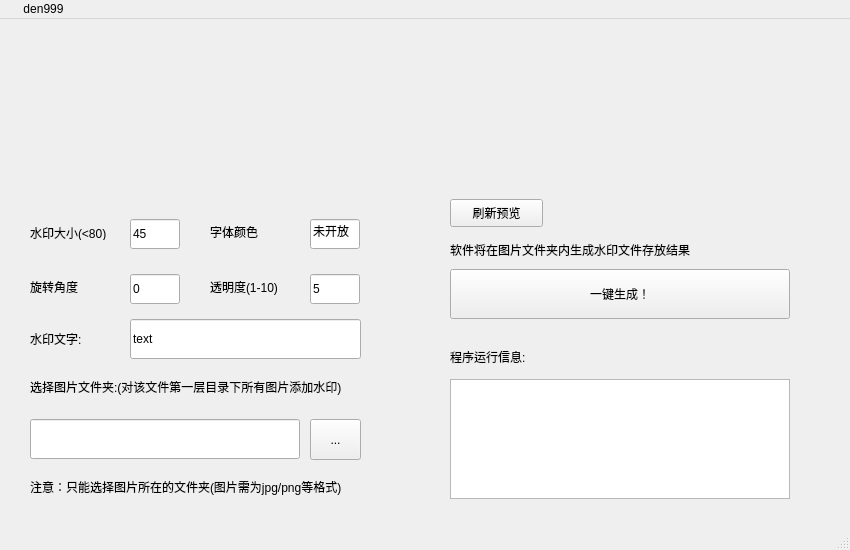
<?xml version="1.0" encoding="UTF-8"?>
<ui version="4.0">
 <class>MainWindow</class>
 <widget class="QMainWindow" name="MainWindow">
  <property name="geometry">
   <rect>
    <x>0</x>
    <y>0</y>
    <width>850</width>
    <height>550</height>
   </rect>
  </property>
  <property name="windowTitle">
   <string>MainWindow</string>
  </property>
  <widget class="QWidget" name="centralwidget">
   <widget class="QLineEdit" name="lineEdit">
    <property name="geometry">
     <rect>
      <x>130</x>
      <y>300</y>
      <width>231</width>
      <height>40</height>
     </rect>
    </property>
    <property name="whatsThis">
     <string/>
    </property>
    <property name="text">
     <string>text</string>
    </property>
   </widget>
   <widget class="QLabel" name="label">
    <property name="geometry">
     <rect>
      <x>30</x>
      <y>310</y>
      <width>70</width>
      <height>20</height>
     </rect>
    </property>
    <property name="baseSize">
     <size>
      <width>0</width>
      <height>0</height>
     </size>
    </property>
    <property name="text">
     <string>水印文字:</string>
    </property>
   </widget>
   <widget class="QLineEdit" name="lineEdit_2">
    <property name="geometry">
     <rect>
      <x>130</x>
      <y>200</y>
      <width>50</width>
      <height>30</height>
     </rect>
    </property>
    <property name="text">
     <string>45</string>
    </property>
   </widget>
   <widget class="QLabel" name="label_2">
    <property name="geometry">
     <rect>
      <x>30</x>
      <y>205</y>
      <width>101</width>
      <height>16</height>
     </rect>
    </property>
    <property name="text">
     <string>水印大小(&lt;80)</string>
    </property>
   </widget>
   <widget class="QLineEdit" name="lineEdit_3">
    <property name="geometry">
     <rect>
      <x>130</x>
      <y>255</y>
      <width>50</width>
      <height>30</height>
     </rect>
    </property>
    <property name="text">
     <string>0</string>
    </property>
   </widget>
   <widget class="QLabel" name="label_3">
    <property name="geometry">
     <rect>
      <x>30</x>
      <y>260</y>
      <width>68</width>
      <height>15</height>
     </rect>
    </property>
    <property name="text">
     <string>旋转角度</string>
    </property>
   </widget>
   <widget class="QLabel" name="label_4">
    <property name="geometry">
     <rect>
      <x>30</x>
      <y>360</y>
      <width>421</width>
      <height>16</height>
     </rect>
    </property>
    <property name="text">
     <string>选择图片文件夹:(对该文件第一层目录下所有图片添加水印)</string>
    </property>
   </widget>
   <widget class="QToolButton" name="toolButton">
    <property name="geometry">
     <rect>
      <x>310</x>
      <y>400</y>
      <width>51</width>
      <height>41</height>
     </rect>
    </property>
    <property name="text">
     <string>...</string>
    </property>
   </widget>
   <widget class="QLabel" name="label_5">
    <property name="geometry">
     <rect>
      <x>30</x>
      <y>460</y>
      <width>411</width>
      <height>16</height>
     </rect>
    </property>
    <property name="text">
     <string>注意：只能选择图片所在的文件夹(图片需为jpg/png等格式)</string>
    </property>
   </widget>
   <widget class="QLineEdit" name="lineEdit_4">
    <property name="geometry">
     <rect>
      <x>310</x>
      <y>200</y>
      <width>50</width>
      <height>30</height>
     </rect>
    </property>
    <property name="text">
     <string>未开放</string>
    </property>
   </widget>
   <widget class="QLabel" name="label_6">
    <property name="geometry">
     <rect>
      <x>210</x>
      <y>260</y>
      <width>91</width>
      <height>16</height>
     </rect>
    </property>
    <property name="text">
     <string>透明度(1-10)</string>
    </property>
   </widget>
   <widget class="QLabel" name="label_7">
    <property name="geometry">
     <rect>
      <x>210</x>
      <y>205</y>
      <width>68</width>
      <height>15</height>
     </rect>
    </property>
    <property name="text">
     <string>字体颜色</string>
    </property>
   </widget>
   <widget class="QLineEdit" name="lineEdit_5">
    <property name="geometry">
     <rect>
      <x>310</x>
      <y>255</y>
      <width>50</width>
      <height>30</height>
     </rect>
    </property>
    <property name="text">
     <string>5</string>
    </property>
   </widget>
   <widget class="QTextBrowser" name="textBrowser">
    <property name="geometry">
     <rect>
      <x>450</x>
      <y>360</y>
      <width>340</width>
      <height>120</height>
     </rect>
    </property>
   </widget>
   <widget class="QLabel" name="label_8">
    <property name="geometry">
     <rect>
      <x>450</x>
      <y>330</y>
      <width>111</width>
      <height>16</height>
     </rect>
    </property>
    <property name="text">
     <string>程序运行信息:</string>
    </property>
   </widget>
   <widget class="QLabel" name="label_9">
    <property name="geometry">
     <rect>
      <x>450</x>
      <y>40</y>
      <width>340</width>
      <height>120</height>
     </rect>
    </property>
    <property name="styleSheet">
     <string notr="true">background-image:url(‘C:/Users/den999/Desktop/水印1.0/chat/111.PNG’);</string>
    </property>
    <property name="text">
     <string/>
    </property>
   </widget>
   <widget class="QPushButton" name="pushButton">
    <property name="geometry">
     <rect>
      <x>450</x>
      <y>180</y>
      <width>93</width>
      <height>28</height>
     </rect>
    </property>
    <property name="text">
     <string>刷新预览</string>
    </property>
   </widget>
   <widget class="QPushButton" name="pushButton_2">
    <property name="geometry">
     <rect>
      <x>450</x>
      <y>250</y>
      <width>340</width>
      <height>50</height>
     </rect>
    </property>
    <property name="text">
     <string>一键生成！</string>
    </property>
   </widget>
   <widget class="QLineEdit" name="lineEdit_6">
    <property name="geometry">
     <rect>
      <x>30</x>
      <y>400</y>
      <width>270</width>
      <height>40</height>
     </rect>
    </property>
   </widget>
   <widget class="QLabel" name="label_10">
    <property name="geometry">
     <rect>
      <x>450</x>
      <y>220</y>
      <width>371</width>
      <height>21</height>
     </rect>
    </property>
    <property name="text">
     <string>软件将在图片文件夹内生成水印文件存放结果</string>
    </property>
   </widget>
   <widget class="QLabel" name="label_11">
    <property name="geometry">
     <rect>
      <x>40</x>
      <y>70</y>
      <width>310</width>
      <height>70</height>
     </rect>
    </property>
    <property name="styleSheet">
     <string notr="true"/>
    </property>
    <property name="text">
     <string/>
    </property>
   </widget>
  </widget>
  <widget class="QMenuBar" name="menubar">
   <property name="geometry">
    <rect>
     <x>0</x>
     <y>0</y>
     <width>850</width>
     <height>26</height>
    </rect>
   </property>
   <widget class="QMenu" name="menu">
    <property name="title">
     <string/>
    </property>
   </widget>
   <widget class="QMenu" name="menuden999">
    <property name="title">
     <string>den999</string>
    </property>
    <addaction name="separator"/>
   </widget>
   <widget class="QMenu" name="menu_2">
    <property name="title">
     <string/>
    </property>
   </widget>
   <widget class="QMenu" name="menu_3">
    <property name="title">
     <string/>
    </property>
   </widget>
   <widget class="QMenu" name="menu_4">
    <property name="title">
     <string/>
    </property>
   </widget>
   <widget class="QMenu" name="menu_5">
    <property name="title">
     <string/>
    </property>
   </widget>
   <widget class="QMenu" name="menuQQ_122499">
    <property name="title">
     <string/>
    </property>
   </widget>
   <widget class="QMenu" name="menu9366">
    <property name="title">
     <string/>
    </property>
   </widget>
   <widget class="QMenu" name="menu_6">
    <property name="title">
     <string/>
    </property>
   </widget>
   <widget class="QMenu" name="menu_7">
    <property name="title">
     <string/>
    </property>
   </widget>
   <addaction name="menu"/>
   <addaction name="menuden999"/>
   <addaction name="menu_2"/>
   <addaction name="menu_3"/>
   <addaction name="menu_4"/>
   <addaction name="menu_5"/>
   <addaction name="menuQQ_122499"/>
   <addaction name="menu9366"/>
   <addaction name="menu_6"/>
   <addaction name="menu_7"/>
  </widget>
  <widget class="QStatusBar" name="statusbar"/>
 </widget>
 <resources/>
 <connections/>
</ui>
